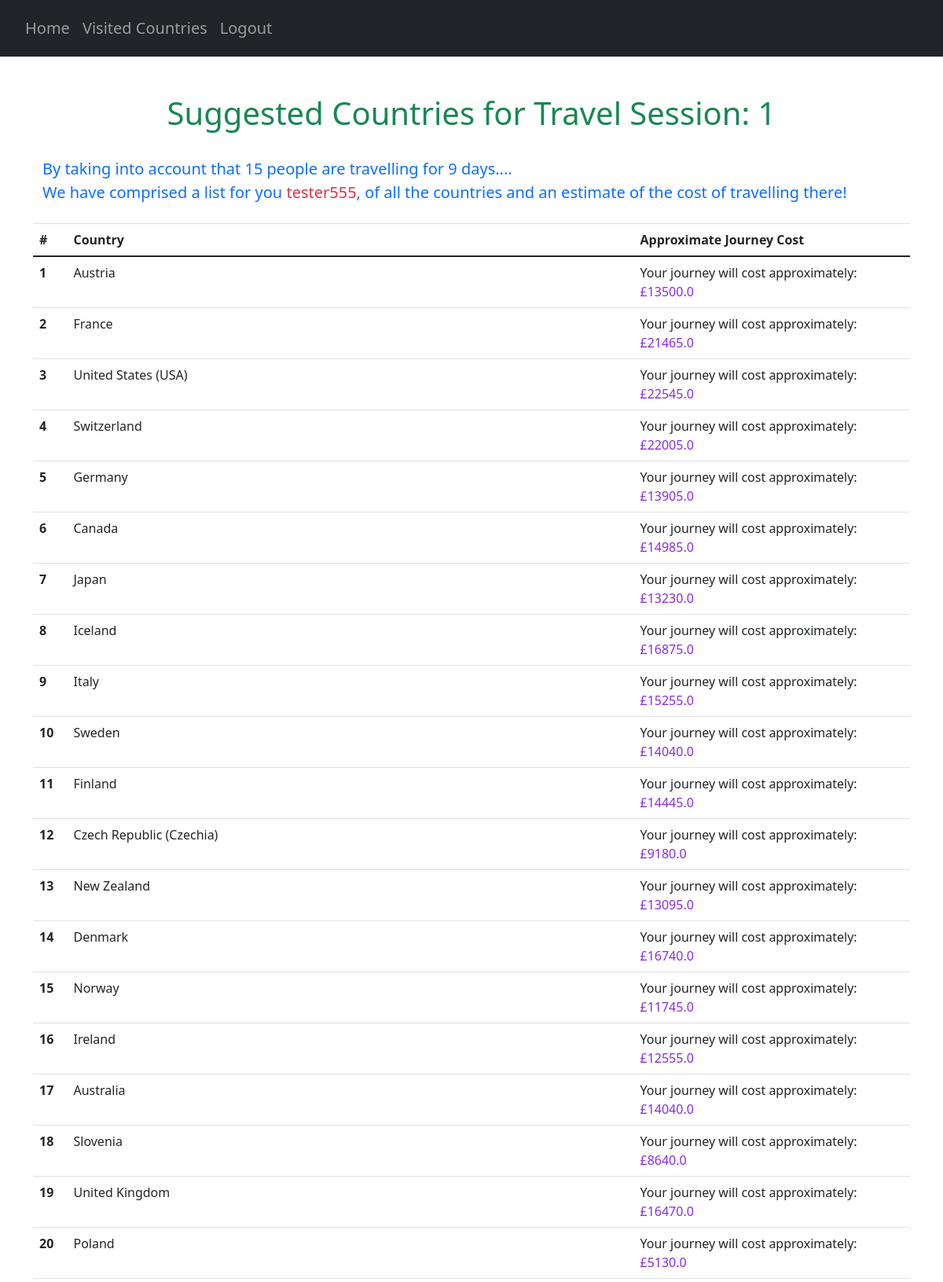
The app's page /suggestions/1 (signed in, upper part) with its own data.
### website/models.py (models this page shows)
class User(db.Model, UserMixin):
    id = db.Column(db.Integer, primary_key=True)
    email = db.Column(db.String(150), unique=True)
    password = db.Column(db.String(150))
    first_name = db.Column(db.String(150))
    countries = db.relationship('UserCountry')
    travel_score = db.relationship('UserTravelScore')

class UserCountryScore(db.Model):
    user_id = db.Column(db.Integer, db.ForeignKey('user.id'), primary_key=True)
    travel_id = db.Column(db.Integer, primary_key=True)
    country_code = db.Column(db.String(3), db.ForeignKey('country.country_code'), primary_key=True)
    water_sports_score = db.Column(db.Float)
    winter_sports_score = db.Column(db.Float)
    culture_score = db.Column(db.Float)
    safety_score = db.Column(db.Float)
    budget_score = db.Column(db.Float)
    total_score = db.Column(db.Float)
    final_travel_cost = db.Column(db.Float)

class Country(db.Model):
    country_code = db.Column(db.String(3), primary_key=True)
    country_name = db.Column(db.String(150), unique=True)

### website/views.py (the view)
@views.route("/suggestions/<travelID>", methods=["GET"])
@login_required
def suggestions(travelID):
    countries = Country.query.all()
    AllCountries = {}
    for country in countries:
        AllCountries[country.country_code] = country.country_name
    user_travel_details = []
    try:
        ranked_countries = userCountryScore(travelID, AllCountries)
        print("RANKED", ranked_countries)
        ranked_countries_UF = list(map(lambda x: (AllCountries[x[0]], x[1], x[2]), ranked_countries))
        current_travel = UserTravelScore.query.get((current_user.id, travelID))
        num_travellers = current_travel.num_travellers
        travelling_time = current_travel.travelling_time
        user_travel_details.append(travelID)
        user_travel_details.append(num_travellers)
        user_travel_details.append(travelling_time)
        print("THIS IS ALL COUNTRIES", AllCountries)
        print("This is rankedCountriesUF", ranked_countries_UF)
        return render_template("suggestions.html",
                               user=current_user,
                               best_countries=ranked_countries_UF,
                               user_travel=user_travel_details)
    except (AttributeError):
        print("ERROR", traceback.format_exc())
        user_travel_details.append(0)
        user_travel_details.append(1)
        return redirect(url_for('views.noTravel'))

### website/__init__.py (called while the page is built)
def create_app():
    app = Flask(__name__)
    app.config['SECRET_KEY'] = 'pog'
    app.config['SQLALCHEMY_DATABASE_URI'] = f'sqlite:///{DB_NAME}'
    db.init_app(app)
    from .views import views
    from .auth import auth
    app.register_blueprint(views, url_prefix='/')
    app.register_blueprint(auth, url_prefix='/')
    from .models import User, Country, UserCountry, Safety, Cost, CulturalValue, CovidRestrictions
    create_database(app)
    login_manager = LoginManager()
    login_manager.login_view = 'auth.login'
    login_manager.init_app(app)
    @login_manager.user_loader
    def load_user(id):
        return User.query.get(int(id))
    return app

### website/questionHandler.py (called while the page is built)
def doesUserWantThisCountry(countryCode):
    countries = UserCountry.query.all()
    users_countries = []
    for country in countries:
        if country.user_id == current_user.id:
            users_countries.append(country.country_code)
    for country in users_countries:
        if countryCode in users_countries:
            return True
        else:
            return False

def filterPrevCountries(codes, travelID):
    try:
        current_travel = UserTravelScore.query.get((current_user.id, travelID))
    except (sqlite3.IntegrityError, sqlalchemy.exc.IntegrityError) as e:
        print(e)
    prev_countries = getattr(current_travel, "prev_countries")
    if prev_countries == True:
        return codes
    else:
        suggestionsStream = filter(lambda x:not(doesUserWantThisCountry(x)), codes)
        suggestionsStream = list(suggestionsStream)
        return suggestionsStream

def userCountryScore(travelID, countryCodes):
    try:
        current_travel = UserTravelScore.query.get((current_user.id, travelID))
    except (sqlite3.IntegrityError, sqlalchemy.exc.IntegrityError) as e:
        print(e)
    prev_countries = getattr(current_travel, "prev_countries")
    print("This is prev countries", prev_countries)
    calculateCountryScores(travelID, countryCodes)
    sortedCountries = sortCountries(travelID)
    return sortedCountries

### website/templates/suggestions.html (shortened to what this page needs)
{% extends "base.html" %} {% block title %}Countries{% endblock %}
{% block content %}
<div class="container pt-5">
    <h1 align="center"><span class="text-success">Suggested Countries for Travel Session: {{ user_travel[0] }}</span></h1>
    <p class="pt-4 pb-2 text-primary" id="user-countries-header">
        By taking into account that {{ user_travel[1] }} people are travelling for {{ user_travel[2] }} days....<br>
        We have comprised a list for you <span class="text-danger">{{ current_user.first_name }}</span>,
        of all the countries and an estimate of the cost of travelling there!
    </p>
</div>
<table class="table">
    <thead>
        <tr>
            <th scope="col">#</th>
            <th scope="col">Country</th>
            <th scope="col">Approximate Journey Cost</th>
        </tr>
    </thead>
    <tbody>
        {% for country in best_countries %}
        {% set countryName = country[0] %}
        {% set countryDict = country[2] %}
        {% for roughCostText, roughCost in countryDict.items() %}
            <tr>
                <th scope="row">{{ country[1] }}</th>
                <td>{{ countryName }}</td>
                <td>{{ roughCostText }}: <span class="cost-number">£{{ roughCost}}</span></td>
            </tr>
        {% endfor %}
        {% endfor %}
    </tbody>
</table>
{% endblock %}

### website/templates/base.html (shortened to what this page needs)
<!DOCTYPE html>
<html>
    <head>
        <link
            rel="stylesheet"
            href="https://stackpath.bootstrapcdn.com/bootstrap/4.4.1/css/bootstrap.min.css"
        />
        <link
            rel="stylesheet"
            href="https://stackpath.bootstrapcdn.com/font-awesome/4.7.0/css/font-awesome.min.css"
        />
        <link rel="stylesheet" href="https://cdn.jsdelivr.net/npm/bootstrap-icons@1.3.0/font/bootstrap-icons.css">
        <link href="https://cdn.jsdelivr.net/npm/bootstrap@5.0.2/dist/css/bootstrap.min.css"
              rel="stylesheet"
        />
        <link href="https://cdn.jsdelivr.net/npm/tom-select@2.0.0-rc.4/dist/css/tom-select.css" rel="stylesheet">
        <script type="text/javascript" src="https://cdnjs.cloudflare.com/ajax/libs/jquery/3.1.1/jquery.min.js"></script>        <link rel="stylesheet" type="text/css" href="/static/extra.css">
    </head>
    <body>
        <section>
            <nav class="navbar navbar-expand-lg bg-dark navbar-dark py-3 ">
                <div class="collapse navbar-collapse" id="navbar">
                    <div class="navbar-nav pl-2 h5">
                        <ul class="navbar-nav">
                            {% if user.is_authenticated %}
                            <li class="nav-item">
                                <a class="nav-link" id="home" href="/">Home</a>
                            </li>
                            <li class="nav-item">
                                <a class="nav-link" id="prev-countries" href="/countries">Visited Countries</a>
                            </li>
                            <li class="nav-item">
                                <a class="nav-link" id="logout" href="/logout">Logout</a>
                            </li>
                            {% endif %}
                        </ul>
                    </div>
                </div>
            </nav>
        </section>
        {% if request.url == "http://127.0.0.1:5000/" %}
            {% block homepage %}
            {% endblock %}
        {% elif request.url == "http://127.0.0.1:5000/countries" %}
            {% block countriespage %}
            {% endblock %}
        {% else %}
            <div class="container" id="main">
            {% block content %}
            {% endblock %}
            </div>
        {% endif %}
    </body>
</html>

### website/static/extra.css (style rules this page uses)
.cost-number { color: blueviolet; }
#user-countries-header { font-size: 20px; }

### records on screen
User: first_name "tester555"
Country: country_name "Austria"
UserCountryScore: travel "1", roughCostText "Your journey will cost approximately", final_travel_cost "13500.0"
Country: country_name "France"
UserCountryScore: user "2", roughCostText "Your journey will cost approximately", final_travel_cost "21465.0"
Country: country_name "United States (USA)"
UserCountryScore: country "3", roughCostText "Your journey will cost approximately", final_travel_cost "22545.0"
Country: country_name "Switzerland"
UserCountryScore: country "4", roughCostText "Your journey will cost approximately", final_travel_cost "22005.0"
Country: country_name "Germany"
UserCountryScore: country "5", roughCostText "Your journey will cost approximately", final_travel_cost "13905.0"
Country: country_name "Canada"
UserCountryScore: country "6", roughCostText "Your journey will cost approximately", final_travel_cost "14985.0"
Country: country_name "Japan"
UserCountryScore: country "7", roughCostText "Your journey will cost approximately", final_travel_cost "13230.0"
Country: country_name "Iceland"
UserCountryScore: country "8", roughCostText "Your journey will cost approximately", final_travel_cost "16875.0"
Country: country_name "Italy"
UserCountryScore: country "9", roughCostText "Your journey will cost approximately", final_travel_cost "15255.0"
Country: country_name "Sweden"
UserCountryScore: country "10", roughCostText "Your journey will cost approximately", final_travel_cost "14040.0"
Country: country_name "Finland"
UserCountryScore: country "11", roughCostText "Your journey will cost approximately", final_travel_cost "14445.0"
Country: country_name "Czech Republic (Czechia)"
UserCountryScore: country "12", roughCostText "Your journey will cost approximately", final_travel_cost "9180.0"
Country: country_name "New Zealand"
UserCountryScore: country "13", roughCostText "Your journey will cost approximately", final_travel_cost "13095.0"
Country: country_name "Denmark"
UserCountryScore: country "14", roughCostText "Your journey will cost approximately", final_travel_cost "16740.0"
Country: country_name "Norway"
UserCountryScore: country "15", roughCostText "Your journey will cost approximately", final_travel_cost "11745.0"
Country: country_name "Ireland"
UserCountryScore: country "16", roughCostText "Your journey will cost approximately", final_travel_cost "12555.0"
Country: country_name "Australia"
UserCountryScore: country "17", roughCostText "Your journey will cost approximately", final_travel_cost "14040.0"
Country: country_name "Slovenia"
UserCountryScore: country "18", roughCostText "Your journey will cost approximately", final_travel_cost "8640.0"
Country: country_name "United Kingdom"
UserCountryScore: country "19", roughCostText "Your journey will cost approximately", final_travel_cost "16470.0"
Country: country_name "Poland"
UserCountryScore: country "20", roughCostText "Your journey will cost approximately", final_travel_cost "5130.0"

### other values on screen
{{ user_travel[0] }} "1"
{{ user_travel[1] }} "15"
{{ user_travel[2] }} "9"
